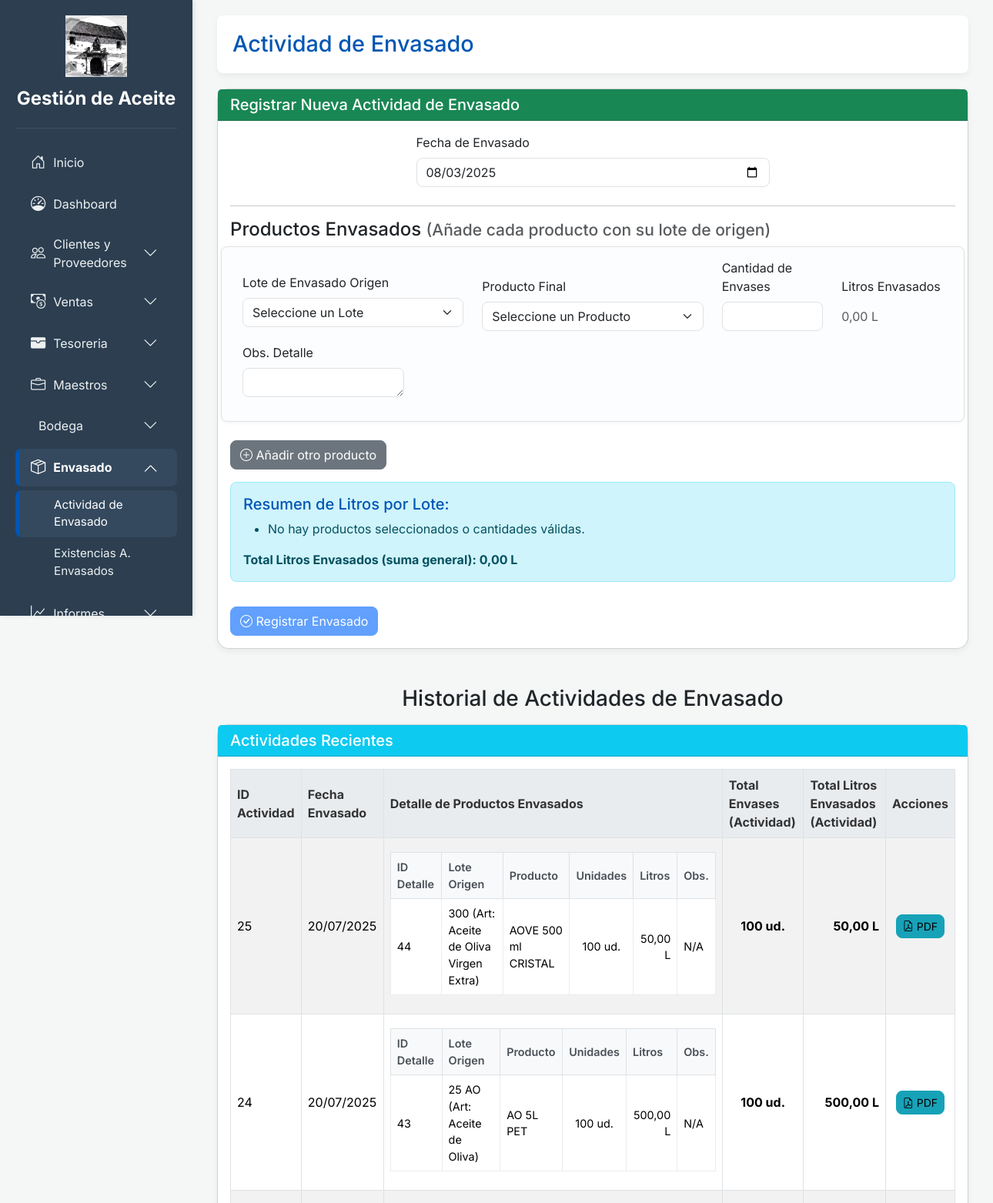
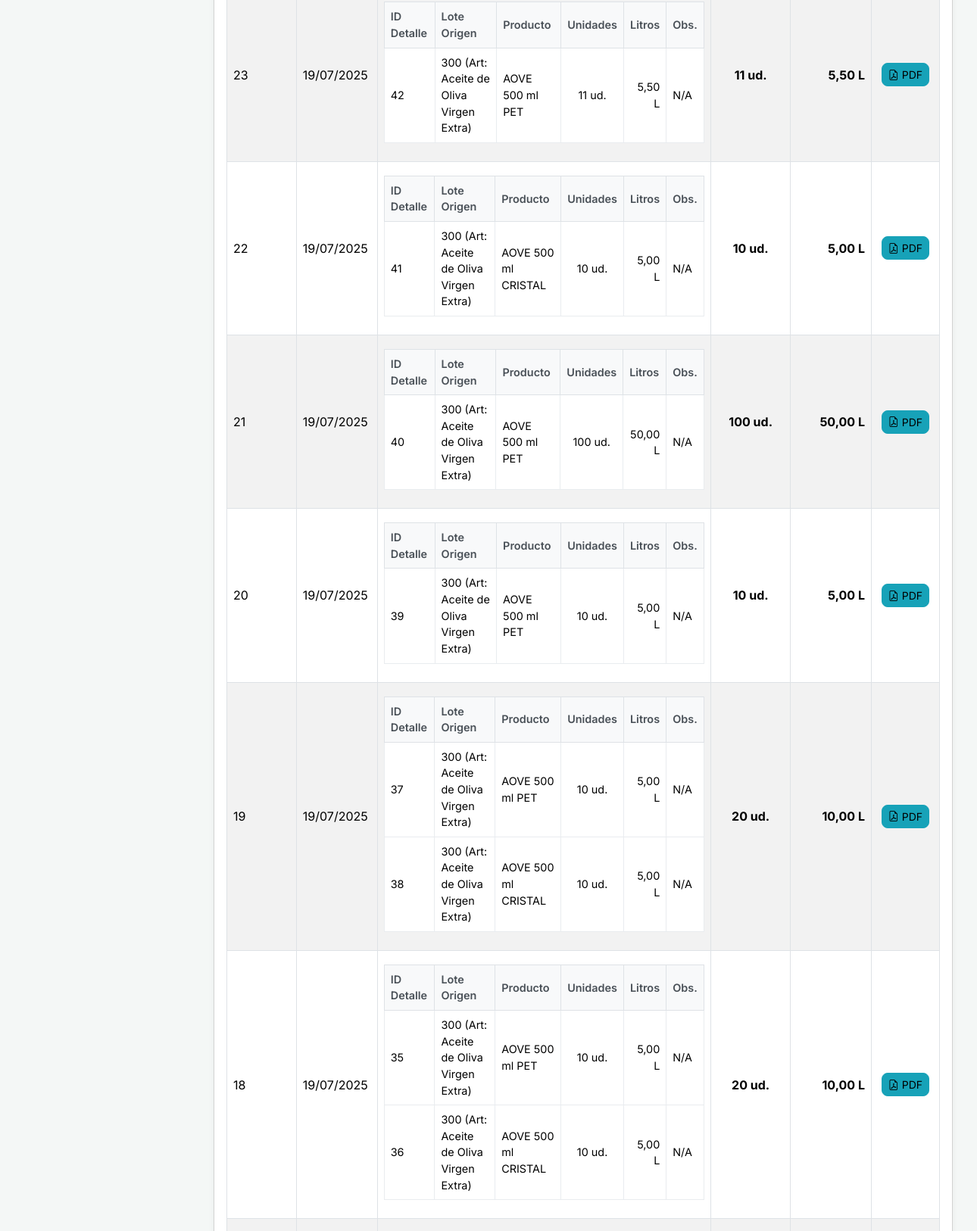
/app/actividad_envasado.php (signed in, upper part), run on the app's committed database (2 pictures, top to bottom).
### tables this page shows
CREATE TABLE `actividad_envasado` (
  `id_actividad_envasado` int(11) NOT NULL,
  `fecha_envasado` date NOT NULL
);

CREATE TABLE `detalle_actividad_envasado` (
  `id_detalle_actividad` int(11) NOT NULL,
  `id_actividad_envasado` int(11) NOT NULL,
  `id_lote_envasado` int(11) NOT NULL,
  `id_producto` int(11) NOT NULL,
  `unidades_envasadas` int(11) NOT NULL,
  `litros_envasados` decimal(10,2) NOT NULL,
  `consecutivo_sublote` int(11) NOT NULL,
  `observaciones` text DEFAULT NULL,
  `unidades_vendidas` int(11) NOT NULL DEFAULT 0 COMMENT 'Unidades de este producto vendidas de esta línea de envasado',
  `litros_vendidos` decimal(10,2) NOT NULL DEFAULT 0.00 COMMENT 'Litros correspondientes a las unidades vendidas de esta línea'
);

CREATE TABLE `lotes_envasado` (
  `id_lote_envasado` int(11) NOT NULL,
  `nombre_lote` varchar(100) NOT NULL,
  `fecha_creacion` date DEFAULT current_timestamp(),
  `id_deposito_mezcla` int(11) NOT NULL,
  `id_articulo` int(11) NOT NULL,
  `litros_preparados` decimal(10,2) NOT NULL,
  `observaciones` text DEFAULT NULL,
  `stock_actual_litros` decimal(10,2) NOT NULL DEFAULT 0.00 COMMENT 'Cantidad actual de litros disponibles en este lote'
);

CREATE TABLE `articulos` (
  `id_articulo` int(11) NOT NULL,
  `nombre_articulo` varchar(100) NOT NULL,
  `descripcion` varchar(255) DEFAULT NULL
);

CREATE TABLE `productos` (
  `id_producto` int(11) NOT NULL,
  `nombre_producto` varchar(255) NOT NULL COMMENT 'Ej: Aceite de Oliva Virgen Extra Botella 1L Cristal',
  `id_articulo` int(11) NOT NULL,
  `litros_por_unidad` decimal(10,2) NOT NULL COMMENT 'Formato en litros por cada unidad de este producto (ej. 5.00 para 5L)',
  `precio_venta` decimal(10,2) NOT NULL DEFAULT 0.00,
  `stock_actual_unidades` int(11) NOT NULL DEFAULT 0 COMMENT 'Stock actual de unidades de este producto final',
  `porcentaje_iva_actual` decimal(5,2) NOT NULL DEFAULT 0.00 COMMENT 'Porcentaje de IVA actual aplicable al producto.'
);

### app/actividad_envasado.php (the view, shortened to what this page needs)
<?php
include 'auth_check.php';
$actividades_envasado_registradas = [];
try {
    $sql_actividades = "SELECT
                            ae.id_actividad_envasado,
                            ae.fecha_envasado
                        FROM
                            actividad_envasado ae
                        ORDER BY
                            ae.fecha_envasado DESC, ae.id_actividad_envasado DESC";
    $stmt_actividades = $pdo->query($sql_actividades);
    $actividades_envasado_registradas = $stmt_actividades->fetchAll(PDO::FETCH_ASSOC);
    foreach ($actividades_envasado_registradas as $key => $actividad) {
        $stmt_detalles_productos = $pdo->prepare("SELECT
                                                        dae.id_detalle_actividad,
                                                        dae.id_lote_envasado,
                                                        le.nombre_lote,
                                                        le.litros_preparados AS litros_lote_origen,
                                                        a.nombre_articulo,
                                                        p.nombre_producto,
                                                        dae.unidades_envasadas,
                                                        dae.litros_envasados,
                                                        dae.observaciones
                                                    FROM
                                                        detalle_actividad_envasado dae
                                                    JOIN
                                                        productos p ON dae.id_producto = p.id_producto
                                                    JOIN
                                                        lotes_envasado le ON dae.id_lote_envasado = le.id_lote_envasado
                                                    JOIN
                                                        articulos a ON le.id_articulo = a.id_articulo
                                                    WHERE
                                                        dae.id_actividad_envasado = ?
                                                    ORDER BY
                                                        dae.id_detalle_actividad ASC");
        $stmt_detalles_productos->execute([$actividad['id_actividad_envasado']]);
        $actividades_envasado_registradas[$key]['productos_envasados'] = $stmt_detalles_productos->fetchAll(PDO::FETCH_ASSOC);
        $sub_total_envases_actividad = 0;
        $sub_total_litros_actividad = 0;
        foreach ($actividades_envasado_registradas[$key]['productos_envasados'] as $prod_detalle) {
            $sub_total_envases_actividad += $prod_detalle['unidades_envasadas'];
            $sub_total_litros_actividad += $prod_detalle['litros_envasados'];
        }
        $actividades_envasado_registradas[$key]['total_envases_actividad'] = $sub_total_envases_actividad;
        $actividades_envasado_registradas[$key]['total_litros_actividad'] = $sub_total_litros_actividad;
    }
} catch (PDOException $e) {
    $mensaje_listado = "Error al cargar el listado de actividades de envasado: " . $e->getMessage();
    $tipo_mensaje_listado = 'danger';
}
?>
<!DOCTYPE html>
<html lang="es">
<head>
    <link href="https://cdn.jsdelivr.net/npm/bootstrap@5.3.3/dist/css/bootstrap.min.css" rel="stylesheet">
    <link href="https://cdn.jsdelivr.net/npm/bootstrap-icons@1.11.3/font/bootstrap-icons.min.css" rel="stylesheet">
</head>
<body>
    <div class="wrapper">
        <?php include 'sidebar.php'; ?>
        <div class="main-content">
            <div class="container">
                <div class="header">
                    <h1>Actividad de Envasado</h1>
                </div>
                <div class="card form-section-card">
                    <div class="card-header bg-success text-white">
                        <h5 class="mb-0">Registrar Nueva Actividad de Envasado</h5>
                    </div>
                    <div class="card-body">
                        <form action="actividad_envasado.php" method="POST">
                            <div class="row mb-4">
                                <div class="col-md-6 offset-md-3">
                                    <label for="fecha_envasado" class="form-label form-label-required">Fecha de Envasado</label>
                                    <input type="date" class="form-control" id="fecha_envasado" name="fecha_envasado" value="<?php echo date('Y-m-d'); ?>" required>
                                </div>
                            </div>
                            <hr>
                            <h4>Productos Envasados <small class="text-muted">(Añade cada producto con su lote de origen)</small></h4>
                            <div id="productos-envasados-container">
                                <div class="product-detail-row row align-items-end mb-3" data-row-index="0">
                                    <div class="col-md-4 mb-3">
                                        <label for="id_lote_envasado_detalle_0" class="form-label form-label-required">Lote de Envasado Origen</label>
                                        <select class="form-select lote-envasado-detalle-select" id="id_lote_envasado_detalle_0" name="id_lote_envasado_detalle[]" required>
                                            <option value="">Seleccione un Lote</option>
                                        </select>
                                    </div>
                                    <div class="col-md-4 mb-3">
                                        <label for="id_producto_0" class="form-label form-label-required">Producto Final</label>
                                        <select class="form-select producto-final-detalle-select" id="id_producto_0" name="id_producto[]" required>
                                            <option value="">Seleccione un Producto</option>
                                        </select>
                                    </div>
                                    <div class="col-md-2 mb-3">
                                        <label for="unidades_envasadas_0" class="form-label form-label-required">Cantidad de Envases</label>
                                        <input type="number" class="form-control cantidad-envases-input" id="unidades_envasadas_0" name="unidades_envasadas[]" min="1" required>
                                    </div>
                                    <div class="col-md-2 mb-3">
                                        <label for="litros_envasados_0" class="form-label">Litros Envasados</label>
                                        <span class="form-control-plaintext text-muted calculated-liters-display">0.00 L</span>
                                    </div>
                                    <div class="col-md-3 mb-3">
                                        <label for="observaciones_detalle_0" class="form-label">Obs. Detalle</label>
                                        <textarea class="form-control" id="observaciones_detalle_0" name="observaciones_detalle[]" rows="1"></textarea>
                                    </div>
                                </div>
                            </div>
                            <button type="button" class="btn btn-secondary mt-2" id="add-product-row"><i class="bi bi-plus-circle"></i> Añadir otro producto</button>
                            <div class="alert alert-info mt-3" role="alert">
                                <h5 class="alert-heading">Resumen de Litros por Lote:</h5>
                                <ul id="litros-por-lote-summary">
                                </ul>
                                <strong>Total Litros Envasados (suma general): <span id="total-litros-envasados-general">0.00</span> L</strong>
                            </div>
                            <button type="submit" class="btn btn-primary mt-3"><i class="bi bi-check-circle"></i> Registrar Envasado</button>
                        </form>
                    </div>
                </div>
                <h3 class="mt-5 mb-3 text-center">Historial de Actividades de Envasado</h3>
                <div class="card table-section-card">
                    <div class="card-header bg-info text-white">
                        <h5 class="mb-0">Actividades Recientes</h5>
                    </div>
                    <div class="card-body">
                        <?php if (empty($actividades_envasado_registradas)): ?>
                            <p class="text-center">No hay actividades de envasado registradas todavía.</p>
                        <?php else: ?>
                            <div class="table-responsive">
                                <table class="table table-bordered table-striped align-middle" id="envasado-history-table">
                                    <thead>
                                        <tr>
                                            <th>ID Actividad</th>
                                            <th>Fecha Envasado</th>
                                            <th>Detalle de Productos Envasados</th>
                                            <th>Total Envases (Actividad)</th>
                                            <th>Total Litros Envasados (Actividad)</th>
                                            <th>Acciones</th>
                                        </tr>
                                    </thead>
                                    <tbody>
                                        <?php foreach ($actividades_envasado_registradas as $actividad): ?>
                                            <tr>
                                                <td><?php echo htmlspecialchars($actividad['id_actividad_envasado']); ?></td>
                                                <td><?php echo htmlspecialchars(date('d/m/Y', strtotime($actividad['fecha_envasado']))); ?></td>
                                                <td>
                                                    <?php if (!empty($actividad['productos_envasados'])): ?>
                                                        <table class="table table-sm nested-table">
                                                            <thead>
                                                                <tr>
                                                                    <th>ID Detalle</th>
                                                                    <th>Lote Origen</th>
                                                                    <th>Producto</th>
                                                                    <th>Unidades</th>
                                                                    <th>Litros</th>
                                                                    <th>Obs.</th>
                                                                </tr>
                                                            </thead>
                                                            <tbody>
                                                                <?php foreach ($actividad['productos_envasados'] as $prod_detalle): ?>
                                                                    <tr>
                                                                        <td><?php echo htmlspecialchars($prod_detalle['id_detalle_actividad']); ?></td>
                                                                        <td><?php echo htmlspecialchars($prod_detalle['nombre_lote']); ?> (Art: <?php echo htmlspecialchars($prod_detalle['nombre_articulo']); ?>)</td>
                                                                        <td><?php echo htmlspecialchars($prod_detalle['nombre_producto']); ?></td>
                                                                        <td class="text-center"><?php echo number_format($prod_detalle['unidades_envasadas']); ?> ud.</td>
                                                                        <td class="text-end"><?php echo number_format($prod_detalle['litros_envasados'], 2, ',', '.'); ?> L</td>
                                                                        <td><?php echo !empty($prod_detalle['observaciones']) ? htmlspecialchars($prod_detalle['observaciones']) : "N/A"; ?></td>
                                                                    </tr>
                                                                <?php endforeach; ?>
                                                            </tbody>
                                                        </table>
                                                    <?php else: ?>
                                                        N/A
                                                    <?php endif; ?>
                                                </td>
                                                <td class="text-center">
                                                    <strong><?php echo number_format($actividad['total_envases_actividad']); ?> ud.</strong>
                                                </td>
                                                <td class="text-end">
                                                    <strong><?php echo number_format($actividad['total_litros_actividad'], 2, ',', '.'); ?> L</strong>
                                                </td>
                                                <td class="text-center">
                                                    <button type="button" class="btn btn-sm btn-info download-individual-pdf-btn"
                                                            data-activity-id="<?php echo htmlspecialchars($actividad['id_actividad_envasado']); ?>">
                                                        <i class="bi bi-file-earmark-pdf"></i> PDF
                                                    </button>
                                                </td>
                                            </tr>
                                        <?php endforeach; ?>
                                    </tbody>
                                </table>
                            </div>
                        <?php endif; ?>
                    </div>
                </div>
            </div>
        </div>
    </div>
</body>
</html>

### data on the page
actividad_envasado: id_actividad_envasado "25", fecha_envasado "20/07/2025", total_envases_actividad "100", total_litros_actividad "50,00"
detalle_actividad_envasado: id_detalle_actividad "44", id_lote_envasado.nombre_lote "300", articulos.nombre_articulo "Aceite de Oliva Virgen Extra", id_producto.nombre_producto "AOVE 500 ml CRISTAL", unidades_envasadas "100", litros_envasados "50,00", observaciones "N/A"
actividad_envasado: id_actividad_envasado "24", fecha_envasado "20/07/2025", total_envases_actividad "100", total_litros_actividad "500,00"
detalle_actividad_envasado: id_detalle_actividad "43", id_lote_envasado.nombre_lote "25 AO", articulos.nombre_articulo "Aceite de Oliva", id_producto.nombre_producto "AO 5L PET", unidades_envasadas "100", litros_envasados "500,00", observaciones "N/A"
actividad_envasado: id_actividad_envasado "23", fecha_envasado "19/07/2025", total_envases_actividad "11", total_litros_actividad "5,50"
detalle_actividad_envasado: id_detalle_actividad "42", id_lote_envasado.nombre_lote "300", articulos.nombre_articulo "Aceite de Oliva Virgen Extra", id_producto.nombre_producto "AOVE 500 ml PET", unidades_envasadas "11", litros_envasados "5,50", observaciones "N/A"
actividad_envasado: id_actividad_envasado "22", fecha_envasado "19/07/2025", total_envases_actividad "10", total_litros_actividad "5,00"
detalle_actividad_envasado: id_detalle_actividad "41", id_lote_envasado.nombre_lote "300", articulos.nombre_articulo "Aceite de Oliva Virgen Extra", id_producto.nombre_producto "AOVE 500 ml CRISTAL", unidades_envasadas "10", litros_envasados "5,00", observaciones "N/A"
actividad_envasado: id_actividad_envasado "21", fecha_envasado "19/07/2025", total_envases_actividad "100", total_litros_actividad "50,00"
detalle_actividad_envasado: id_detalle_actividad "40", id_lote_envasado.nombre_lote "300", articulos.nombre_articulo "Aceite de Oliva Virgen Extra", id_producto.nombre_producto "AOVE 500 ml PET", unidades_envasadas "100", litros_envasados "50,00", observaciones "N/A"
actividad_envasado: id_actividad_envasado "20", fecha_envasado "19/07/2025", total_envases_actividad "10", total_litros_actividad "5,00"
detalle_actividad_envasado: id_detalle_actividad "39", id_lote_envasado.nombre_lote "300", articulos.nombre_articulo "Aceite de Oliva Virgen Extra", id_producto.nombre_producto "AOVE 500 ml PET", unidades_envasadas "10", litros_envasados "5,00", observaciones "N/A"
detalle_actividad_envasado: id_detalle_actividad "37", id_lote_envasado.nombre_lote "300", articulos.nombre_articulo "Aceite de Oliva Virgen Extra", id_producto.nombre_producto "AOVE 500 ml PET", unidades_envasadas "10", litros_envasados "5,00", observaciones "N/A"
detalle_actividad_envasado: id_detalle_actividad "38", id_lote_envasado.nombre_lote "300", articulos.nombre_articulo "Aceite de Oliva Virgen Extra", id_producto.nombre_producto "AOVE 500 ml CRISTAL", unidades_envasadas "10", litros_envasados "5,00", observaciones "N/A"
detalle_actividad_envasado: id_detalle_actividad "35", id_lote_envasado.nombre_lote "300", articulos.nombre_articulo "Aceite de Oliva Virgen Extra", id_producto.nombre_producto "AOVE 500 ml PET", unidades_envasadas "10", litros_envasados "5,00", observaciones "N/A"
detalle_actividad_envasado: id_detalle_actividad "36", id_lote_envasado.nombre_lote "300", articulos.nombre_articulo "Aceite de Oliva Virgen Extra", id_producto.nombre_producto "AOVE 500 ml CRISTAL", unidades_envasadas "10", litros_envasados "5,00", observaciones "N/A"

### other printed values
$item['name'] "Clientes y Proveedores"
$item['name'] "Ventas"
$item['name'] "Tesoreria"
$item['name'] "Maestros"
$item['name'] "Bodega"
$item['name'] "Envasado"
$sub_link['text'] "Actividad de Envasado"
$sub_link['text'] "Existencias A. Envasados"
$actividad['id_actividad_envasado'] "19"
date('d/m/Y', strtotime($actividad['fecha_envasado'])) "19/07/2025"
$actividad['total_envases_actividad'] "20"
$actividad['total_litros_actividad'] "10,00"
$actividad['id_actividad_envasado'] "18"
